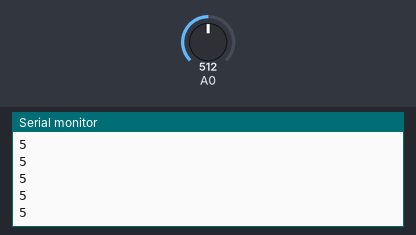
The sketch below on a simulated Arduino Uno, built with avr-gcc and run on an emulated ATmega328P. Shown: the last lines printed to the serial monitor. The test bench sets the inputs (shaded band); at power-on: A0 = 512.

Above: at 1.2 s.
1.3 s: A0 set to 716
At 2.1 s:
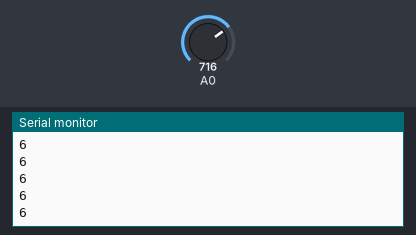
2.8 s: A0 set to 900
At 3.5 s:
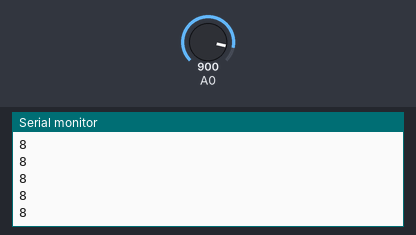
Timing chart, 0 to 5.8 s (numbered marks = the images above; inputs shaded):
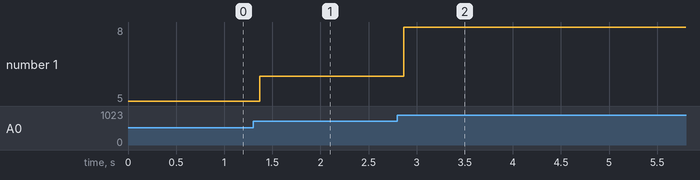

The sketch:

E5_1.ino
```cpp
/* PRÁCTICA 5 EJERCICIO 1
@author: Javier López Sierra
*/
int analogInput = 0;
int analogOutput = 0;

void setup() {
  Serial.begin(9600);

}

void loop() {
  analogInput = analogRead(A0);
  analogOutput = map(analogInput, 0, 1023, 0, 10);
  Serial.println(analogOutput);
}
```

Measured:
- after the input at 1.3 s, the serial monitor: prints a new line after 0.07 s (image 1)
- after the input at 2.8 s, the serial monitor: prints a new line after 0.07 s (image 2)
- plotted number 1: 5 → 6 after the input at 1.3 s, 6 → 8 after the input at 2.8 s
